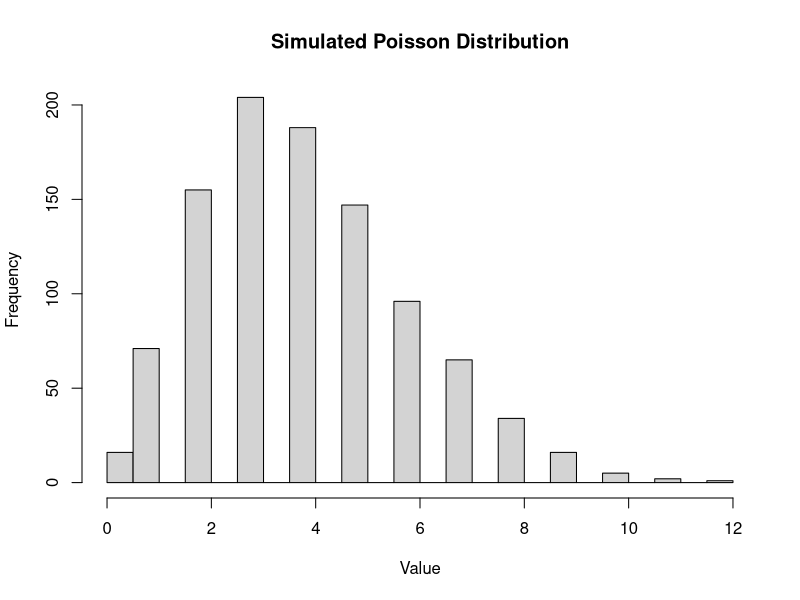
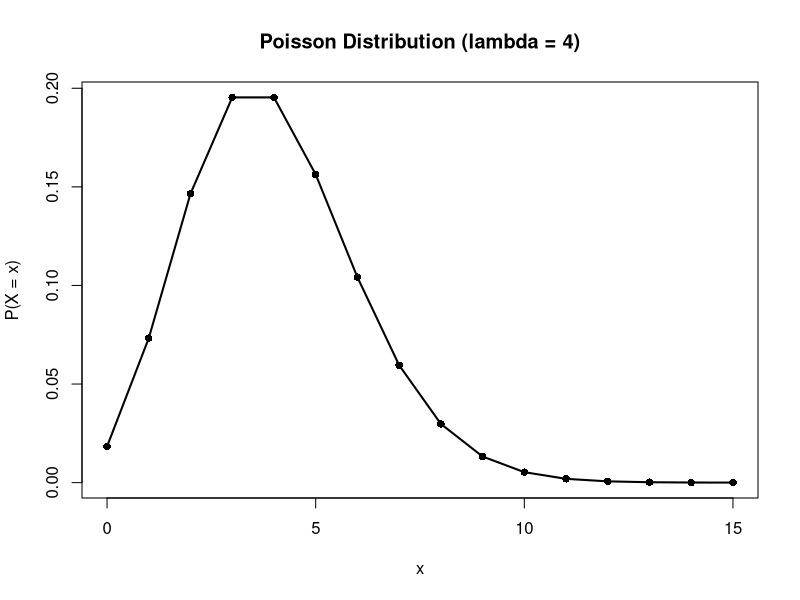
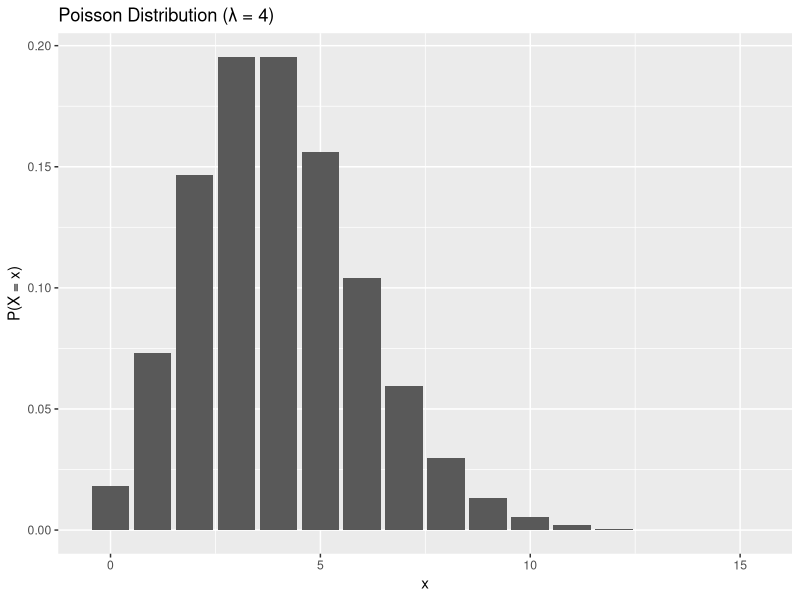
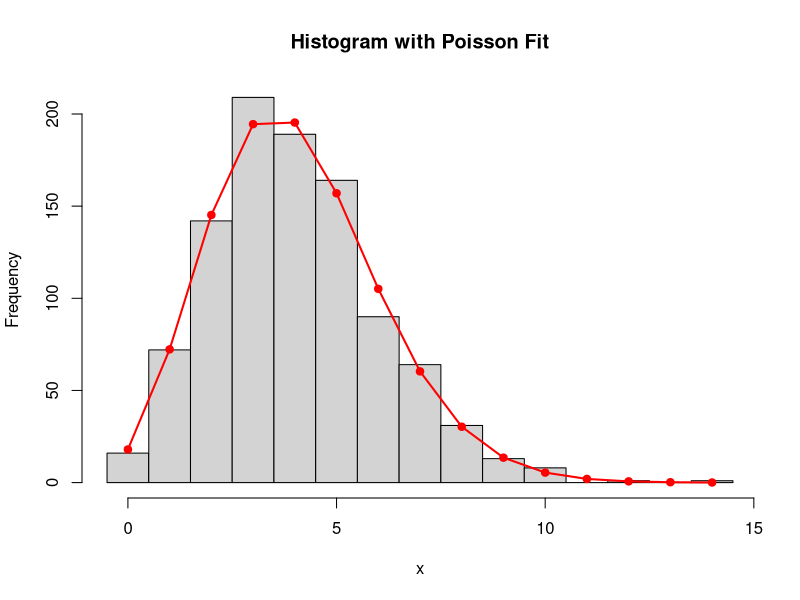
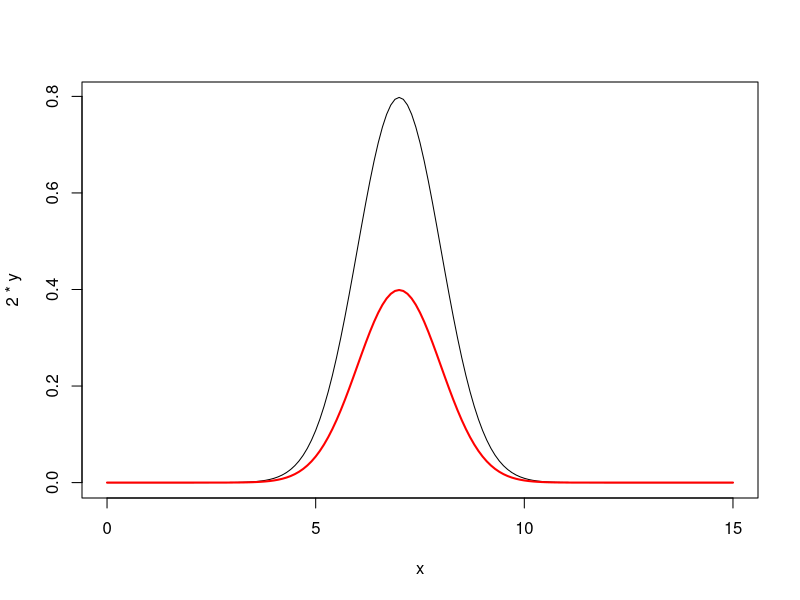
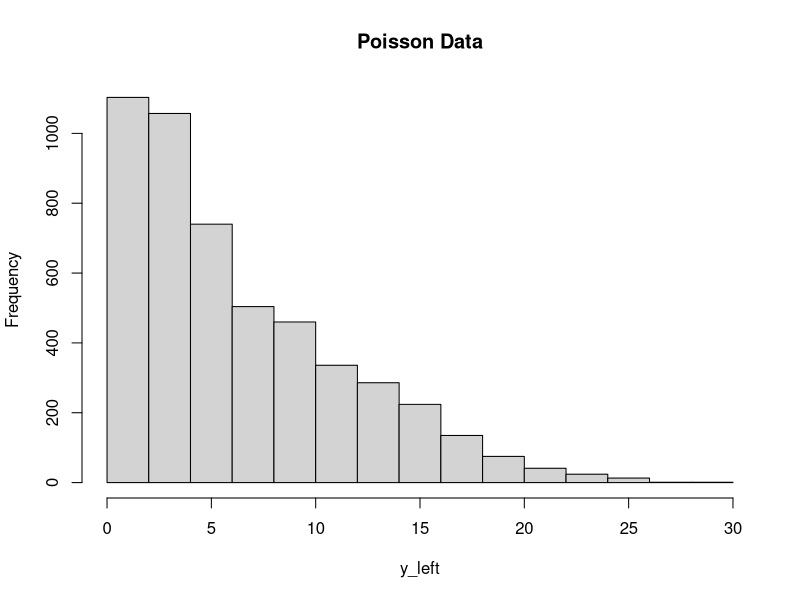
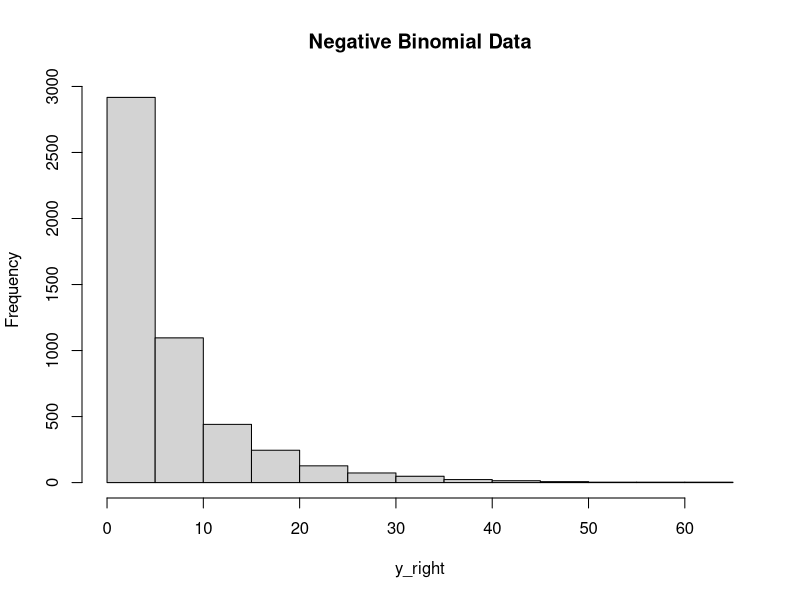
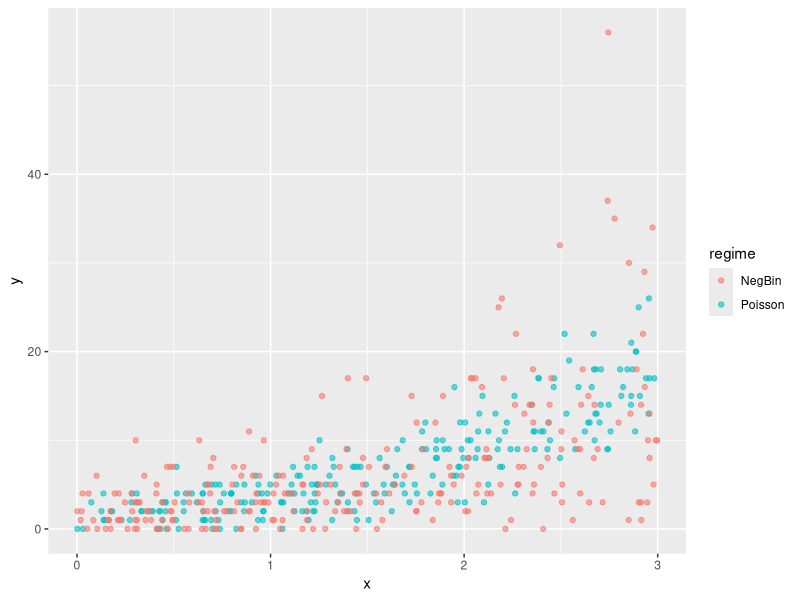

R code for these plots, in order:
## ---- chunk 1

data <- rpois(1000, lambda = 4)

hist(data,
     breaks = 30,
     main = "Simulated Poisson Distribution",
     xlab = "Value")

lambda <- 4
x <- 0:15

y <- dpois(x, lambda)

plot(x, y, type = "l", lwd = 2,
     main = "Poisson Distribution (lambda = 4)",
     xlab = "x",
     ylab = "P(X = x)")
points(x, y, pch = 16)

library(ggplot2)

lambda <- 4
x <- 0:15
df <- data.frame(x = x, prob = dpois(x, lambda))

ggplot(df, aes(x, prob)) +
  geom_col() +
  labs(title = "Poisson Distribution (λ = 4)",
       x = "x",
       y = "P(X = x)")

geom_col()

set.seed(1)

# simulate Poisson data
data <- rpois(1000, lambda = 4)

# histogram
h <- hist(data, breaks = seq(-0.5, max(data)+0.5, 1),
          col = "lightgray",
          main = "Histogram with Poisson Fit",
          xlab = "x")

# x values
x <- 0:max(data)

# Poisson probabilities scaled to histogram
y <- dpois(x, lambda = mean(data)) * length(data)

# overlay points and lines
points(x, y, col = "red", pch = 19)
lines(x, y, col = "red", lwd = 2)

x = seq(0, 15, 0.1)
y = dnorm(x, mean = 7)
plot(x, 2*y, type="l")
lines(x, y, col = "red", lwd = 2)
sum((x[2]-x[1])*y)
sum((x[2]-x[1])*2*y)
## ---- chunk 2
set.seed(123)

n <- 5000
x <- runif(n, 0, 3)

beta0 <- 0.5
beta1 <- 0.8

mu <- exp(beta0 + beta1 * x)

# Left: Poisson data
y_left <- rpois(n, lambda = mu)

# Right: Negative Binomial data
size <- 2 # dispersion parameter
y_right <- rnbinom(n, mu = mu, size = size)

data <- data.frame(
    x = x,
    poisson_part = y_left,
    negbin_part = y_right
)


mean(y_left)
var(y_left)

mean(y_right)
var(y_right)


hist(y_left, main = "Poisson Data")
hist(y_right, main = "Negative Binomial Data")

print(list(
    mean_x = mean(x),
    mean_y_left = mean(y_left),
    mean_y_right = mean(y_right),
    var_x = var(x),
    var_y_left = var(y_left),
    var_y_right = var(y_right)
))
print(list(head = head(data), dim = dim(data)))
## ---- chunk 3
set.seed(123)

n <- 500
x <- runif(n, 0, 3)

beta0 <- 0.5
beta1 <- 0.8

mu <- exp(beta0 + beta1 * x)

y <- numeric(n)

# Left half: Poisson
y[1:(n / 2)] <- rpois(n / 2, lambda = mu[1:(n / 2)])

# Right half: Negative Binomial
size <- 2
y[(n / 2 + 1):n] <- rnbinom(n / 2, mu = mu[(n / 2 + 1):n], size = size)

data <- data.frame(
    x = x,
    y = y,
    regime = c(rep("Poisson", n / 2), rep("NegBin", n / 2))
)

tapply(data$y, data$regime, mean)
tapply(data$y, data$regime, var)

library(ggplot2)

ggplot(data, aes(x = x, y = y, color = regime)) +
    geom_point(alpha = 0.6)
## ---- chunk 4
y <- ifelse(
    x < 1.5,
    rpois(n, mu),
    rnbinom(n, mu = mu, size = size)
)

data <- data.frame(
    x = x,
    y = y,
    regime = ifelse(x < 1.5, "Poisson", "NegBin")
)

tapply(data$y, data$regime, mean)
tapply(data$y, data$regime, var)

library(ggplot2)

ggplot(data, aes(x = x, y = y, color = regime)) +
    geom_point(alpha = 0.6)
